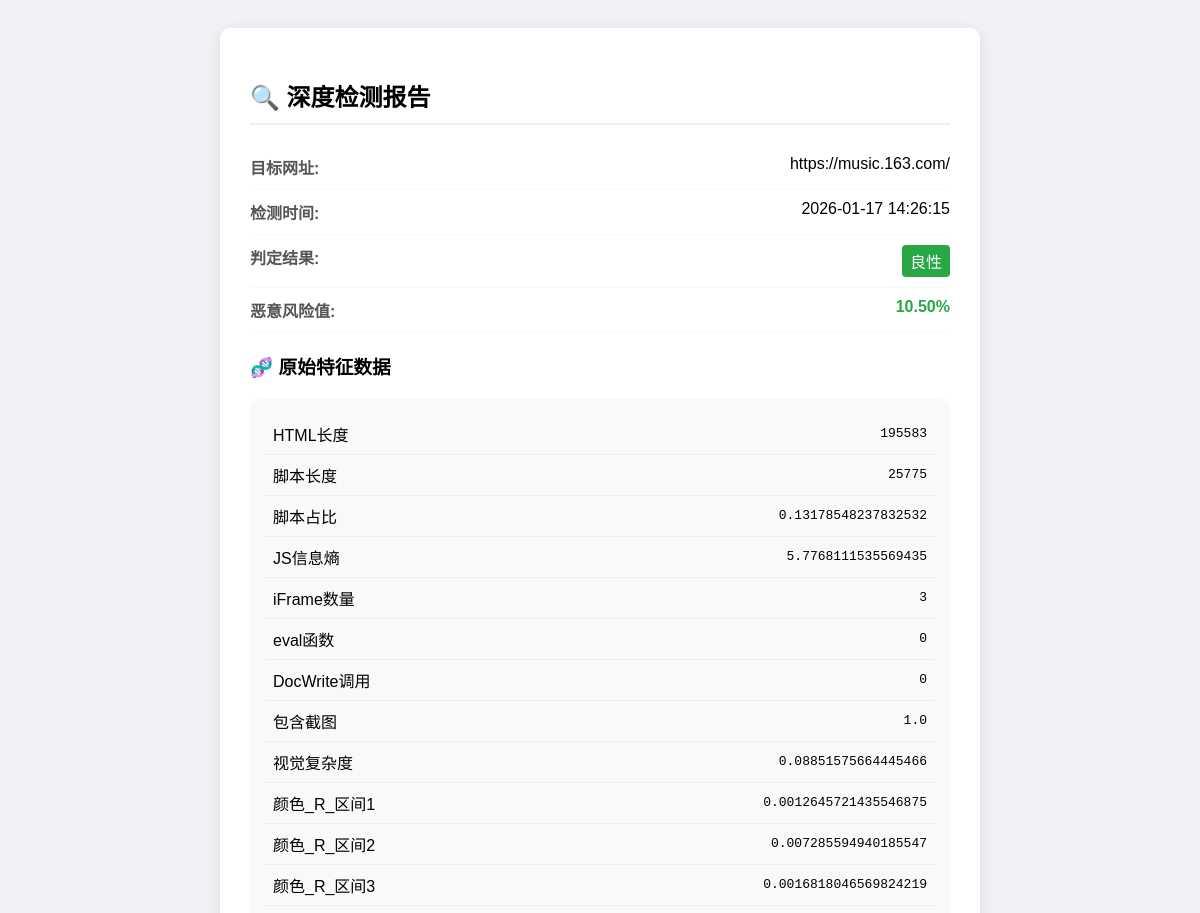
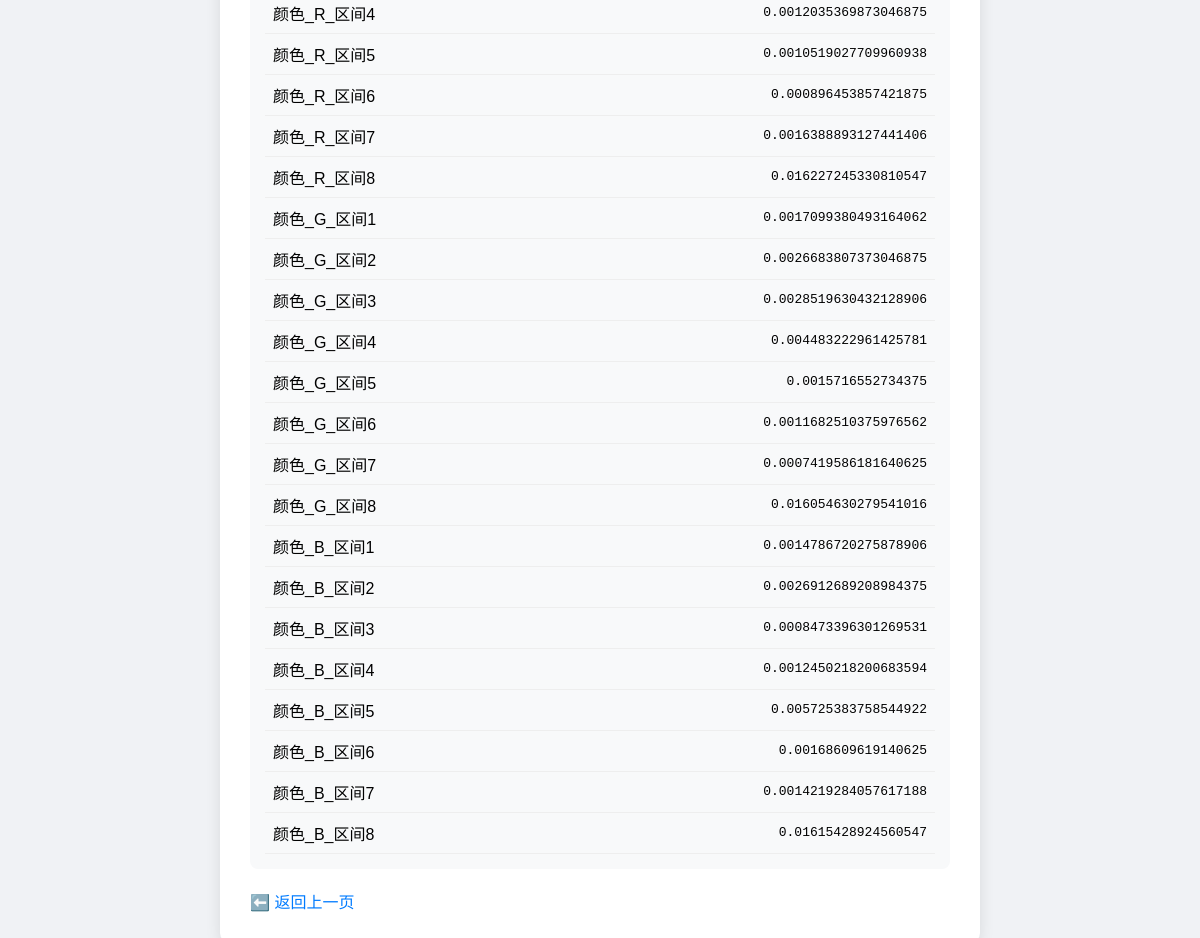
The app's page /detail/4 (signed in) with its own data (2 pictures, top to bottom).
### models.py (models this page shows)
class DetectionRecord(db.Model):
    id = db.Column(db.Integer, primary_key=True)
    url = db.Column(db.String(500), nullable=False)
    result = db.Column(db.String(50), nullable=False)
    timestamp = db.Column(db.DateTime, default=datetime.utcnow)
    user_id = db.Column(db.Integer, db.ForeignKey('user.id'))
    score = db.Column(db.Float, default=0.0)
    features_data = db.Column(db.Text, nullable=True)

### app.py (the view)
@app.route('/detail/<int:id>')
@login_required
def detail(id):
    record = DetectionRecord.query.get_or_404(id)
    try:
        features = json.loads(record.features_data) if record.features_data else {}
    except:
        features = {"错误": "数据解析失败"}
    return render_template('detail.html', record=record, features=features)

### app.py (called while the page is built)
@login_manager.user_loader
def load_user(user_id):
    return User.query.get(int(user_id))

### templates/detail.html (shortened to what this page needs)
<!DOCTYPE html>
<html lang="zh-CN">
<head>
</head>
<body>
    <div class="container">
        <h2>🔍 深度检测报告</h2>
        <div class="row">
            <span class="label">目标网址:</span>
            <span style="word-break: break-all;">{{ record.url }}</span>
        </div>
        <div class="row">
            <span class="label">检测时间:</span>
            <span>{{ record.timestamp.strftime('%Y-%m-%d %H:%M:%S') }}</span>
        </div>
        <div class="row">
            <span class="label">判定结果:</span>
            <span class="tag {{ 'malicious' if record.result == '恶意' else 'benign' }}">
                {{ record.result }}
            </span>
        </div>
        <div class="row">
            <span class="label">恶意风险值:</span>
            <strong style="color: {{ '#dc3545' if record.score > 50 else '#28a745' }}">
                {{ "%.2f"|format(record.score) }}%
            </strong>
        </div>
        <h3>🧬 原始特征数据</h3>
        <div class="feature-box">
            {% if features %}
                <table style="width: 100%; border-collapse: collapse;">
                    {% for key, value in features.items() %}
                    <tr style="border-bottom: 1px solid #eee;">
                        <td style="padding: 8px;">{{ key }}</td>
                        <td style="padding: 8px; font-family: monospace; text-align: right;">{{ value }}</td>
                    </tr>
                    {% endfor %}
                </table>
            {% else %}
                <p style="color: #999; text-align: center;">暂无特征数据</p>
            {% endif %}
        </div>
        <a href="javascript:history.back()" class="back-btn">⬅️ 返回上一页</a>
    </div>
</body>
</html>

### templates/detail.html (style rules this page uses)
body { font-family: sans-serif; background-color: #f0f2f5; padding: 20px; }
.container { max-width: 700px; margin: 0 auto; background: white; padding: 30px; border-radius: 10px; box-shadow: 0 4px 15px rgba(0,0,0,0.1); }
h2 { border-bottom: 2px solid #eee; padding-bottom: 10px; }
.row { display: flex; justify-content: space-between; padding: 10px 0; border-bottom: 1px solid #f9f9f9; }
.label { font-weight: bold; color: #555; }
.tag { padding: 4px 8px; border-radius: 4px; color: white; }
.benign { background: #28a745; }
.feature-box { background: #f8f9fa; padding: 15px; border-radius: 8px; margin-top: 20px; }
.back-btn { display: inline-block; margin-top: 20px; text-decoration: none; color: #007bff; }

### records on screen
DetectionRecord: url "https://music.163.com/", timestamp "2026-01-17 14:26:15", result "良性", score "10.50"

### other values on screen
{{ key }} "HTML长度" "脚本长度" "脚本占比" "JS信息熵" "iFrame数量" "eval函数" "DocWrite调用" "包含截图" "视觉复杂度" "颜色_R_区间1" "颜色_R_区间2" "颜色_R_区间3" "颜色_R_区间4" "颜色_R_区间5" "颜色_R_区间6" "颜色_R_区间7" "颜色_R_区间8" "颜色_G_区间1" "颜色_G_区间2" "颜色_G_区间3" "颜色_G_区间4" "颜色_G_区间5" "颜色_G_区间6" "颜色_G_区间7" "颜色_G_区间8" "颜色_B_区间1" "颜色_B_区间2" "颜色_B_区间3" "颜色_B_区间4" "颜色_B_区间5" "颜色_B_区间6" "颜色_B_区间7" "颜色_B_区间8"
{{ value }} "195583" "25775" "0.13178548237832532" "5.7768111535569435" "3" "0" "0" "1.0" "0.08851575664445466" "0.0012645721435546875" "0.007285594940185547" "0.0016818046569824219" "0.0012035369873046875" "0.0010519027709960938" "0.000896453857421875" "0.0016388893127441406" "0.016227245330810547" "0.0017099380493164062" "0.0026683807373046875" "0.0028519630432128906" "0.004483222961425781" "0.0015716552734375" "0.0011682510375976562" "0.0007419586181640625" "0.016054630279541016" "0.0014786720275878906" "0.0026912689208984375" "0.0008473396301269531" "0.0012450218200683594" "0.005725383758544922" "0.00168609619140625" "0.0014219284057617188" "0.01615428924560547"
